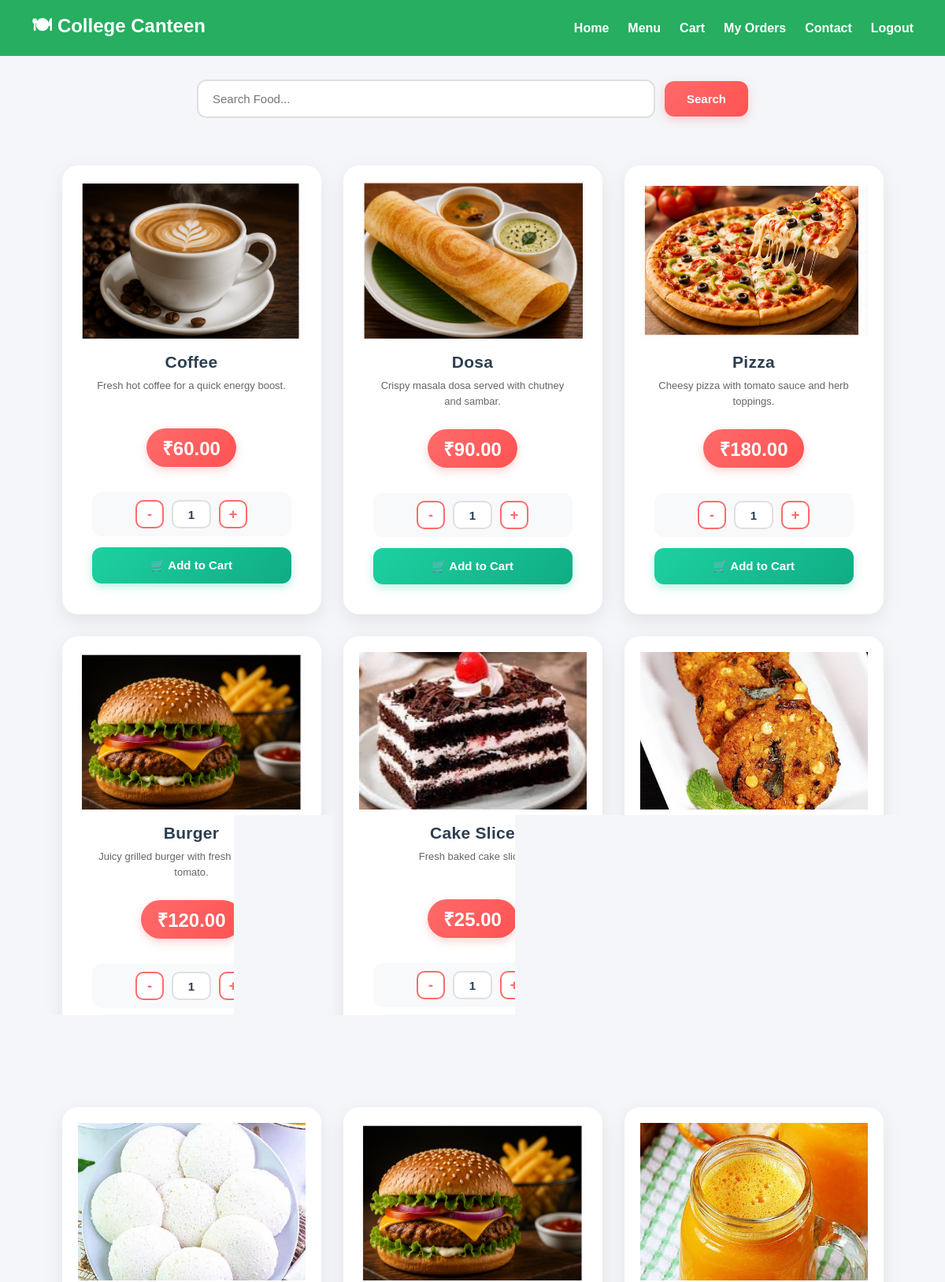
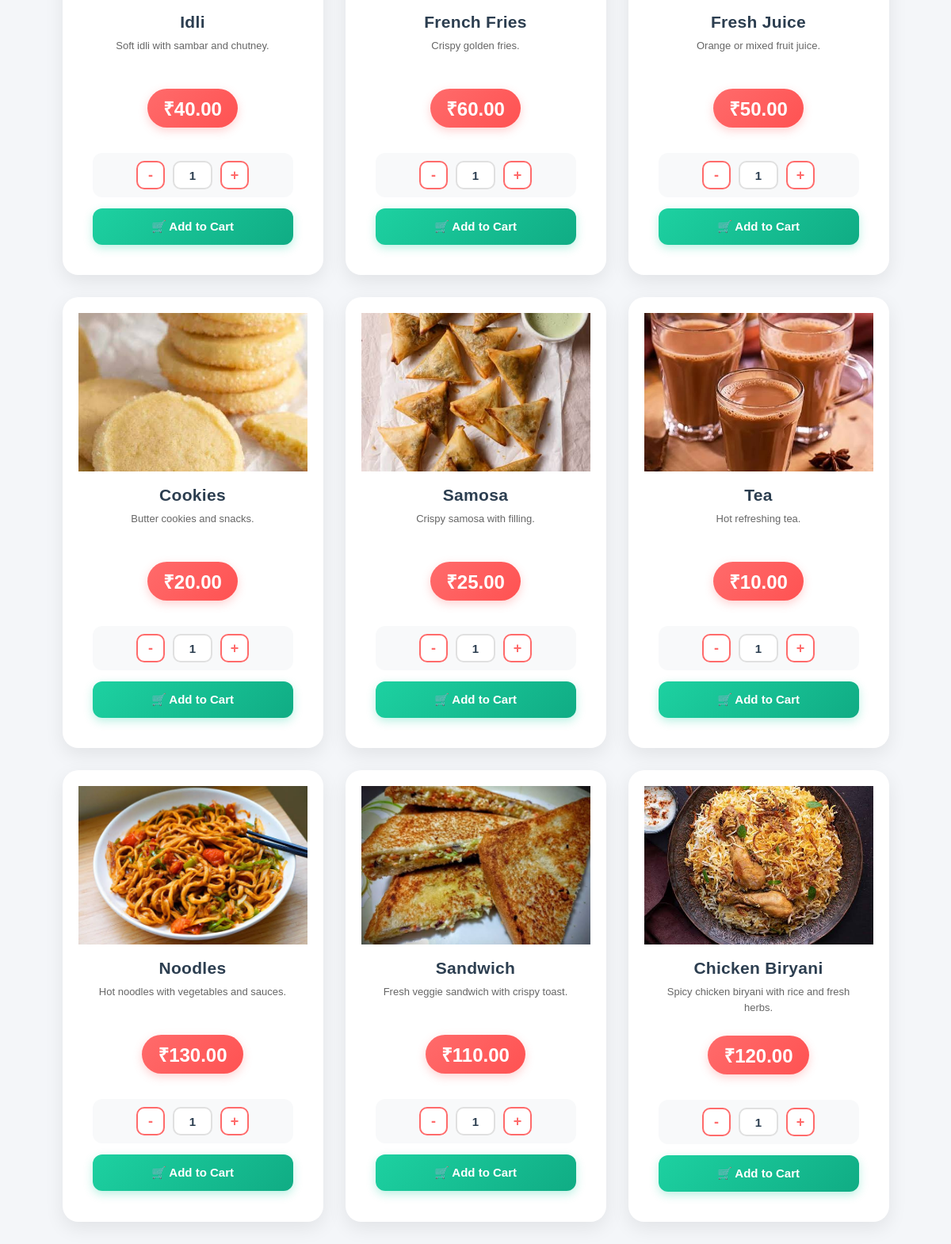
Page /menu.php (signed in) on the committed database (2 pictures, top to bottom).
### tables this page shows
CREATE TABLE `products` (
  `id` int(11) NOT NULL AUTO_INCREMENT,
  `product_name` varchar(200) NOT NULL,
  `name` varchar(200) DEFAULT NULL,
  `category` varchar(100) DEFAULT 'Snacks',
  `category_id` int(11) DEFAULT NULL,
  `price` decimal(10,2) NOT NULL,
  `image` varchar(255) DEFAULT 'Burger.jpg',
  `description` text DEFAULT NULL,
  `status` varchar(50) NOT NULL DEFAULT 'Available',
  `created_at` timestamp NOT NULL DEFAULT current_timestamp(),
  PRIMARY KEY (`id`)
);

### menu.php (the view, shortened to what this page needs)
<?php
include("php/db.php");
$search = "";
if (isset($_GET['search']) && trim($_GET['search']) != "") {
    $search = trim($_GET['search']);
    $keyword = "%" . $search . "%";
    $stmt = @$conn->prepare("SELECT * FROM products WHERE status='Available' AND product_name LIKE ? ORDER BY id DESC");
    if (!$stmt) {
        $stmt = $conn->prepare("SELECT * FROM products WHERE status='Available' AND name LIKE ? ORDER BY id DESC");
    }
    if ($stmt) {
        $stmt->bind_param("s", $keyword);
        $stmt->execute();
        $result = $stmt->get_result();
    } else {
        $result = mysqli_query($conn, "SELECT * FROM products WHERE status='Available' ORDER BY id DESC");
    }
} else {
    $result = mysqli_query($conn, "SELECT * FROM products WHERE status='Available' ORDER BY id DESC");
}
?>
<!DOCTYPE html>
<html>
<head>
<link rel="stylesheet" href="css/style.css">
</head>
<body>
<header>
<h2>🍽 College Canteen</h2>
<div>
<nav>
<a href="index.php">Home</a>
<a href="menu.php">Menu</a>
<a href="cart.php">Cart</a>
<a href="my_orders.php">My Orders</a>
<a href="contact.php">Contact</a>
<a href="logout.php">Logout</a>
</nav>
</div>
</header>
<div class="container">
<div class="search-box">
<form method="GET">
<input type="text" name="search" placeholder="Search Food..." value="<?php echo htmlspecialchars($search); ?>">
<button type="submit">Search</button>
</form>
</div>
<div class="products">
<?php
if(mysqli_num_rows($result)>0){
while($row=mysqli_fetch_assoc($result)){
    $imageName = (!empty($row['image']) && file_exists(__DIR__ . '/uploads/' . $row['image'])) ? $row['image'] : 'Burger.jpg';
    $productTitle = !empty($row['product_name']) ? $row['product_name'] : (!empty($row['name']) ? $row['name'] : 'Food Item');
?>
<div class="card">
<img src="uploads/<?php echo htmlspecialchars($imageName); ?>" alt="<?php echo htmlspecialchars($productTitle); ?>">
<h3><?php echo htmlspecialchars($productTitle); ?></h3>
<p><?php echo htmlspecialchars($row['description']); ?></p>
<div class="price">₹<?php echo number_format($row['price'],2); ?></div>
<form action="cart.php" method="POST">
<div class="qty-box">
<button type="button" class="qty-btn" onclick="changeQty('q<?php echo $row['id'];?>',-1)">-</button>
<input type="text" id="q<?php echo $row['id'];?>" name="quantity" value="1" readonly>
<button type="button" class="qty-btn" onclick="changeQty('q<?php echo $row['id'];?>',1)">+</button>
</div>
<button type="submit" name="add_cart">🛒 Add to Cart</button>
</form>
</div>
<?php }} else { echo "<h2>No Food Items Available.</h2>"; } ?>
</div>
</div>
</body>
</html>

### css/style.css (style rules this page uses)
* { margin: 0; padding: 0; box-sizing: border-box; font-family: Arial, Helvetica, sans-serif; }
html { scroll-behavior: smooth; }
body { background: #f4f6f9; color: #222; min-height: 100vh; }
header { background: #27ae60; color: white; padding: 15px 40px; display: flex; justify-content: space-between; align-items: center; min-height: 66px; position: relative; z-index: 1000; animation: headerSlide 0.7s ease; }
nav { display: flex; align-items: center; gap: 24px; }
nav a { color: white; text-decoration: none; font-weight: bold; transition: 0.3s ease; position: relative; }
nav a::after { content: ""; position: absolute; left: 0; bottom: -6px; width: 0; height: 2px; background: white; transition: width 0.3s ease; }
.container { width: 95%; max-width: 1300px; margin: 30px auto; }
.card { background: white; padding: 20px; text-align: center; border-radius: 10px; box-shadow: 0 4px 12px rgba(0, 0, 0, 0.08); transition: transform 0.35s ease, box-shadow 0.35s ease; animation: cardUp 0.7s ease both; }
.card:nth-child(1) { animation-delay: 0.1s; }
.card:nth-child(2) { animation-delay: 0.2s; }
.card:nth-child(3) { animation-delay: 0.3s; }
.card:nth-child(4) { animation-delay: 0.4s; }
.card:nth-child(5) { animation-delay: 0.5s; }
.card:nth-child(6) { animation-delay: 0.6s; }
.card h3 { margin-bottom: 10px; color: #27ae60; }
.card p { color: #666; }
.search-box { display: flex; justify-content: center; align-items: center; margin: 30px auto 40px; animation: searchDrop 0.7s ease; }
.search-box form { display: flex; justify-content: center; align-items: center; gap: 12px; width: 100%; max-width: 700px; }
.search-box input { flex: 1; min-width: 250px; padding: 14px 18px; border: 2px solid #e0e0e0; border-radius: 12px; outline: none; font-size: 15px; transition: 0.3s ease; background: white; }
.search-box button { padding: 14px 28px; background: linear-gradient(135deg, #ff6b6b, #ff5252); color: white; border: none; border-radius: 12px; cursor: pointer; font-weight: 600; font-size: 15px; transition: 0.3s ease; box-shadow: 0 4px 12px rgba(255, 107, 107, 0.3); }
.products { width: 95%; max-width: 1400px; margin: 0 auto 80px; display: grid; grid-template-columns: repeat(auto-fill, minmax(260px, 1fr)); gap: 28px; padding: 20px; }
.products .card { background: white; border-radius: 20px; overflow: hidden; box-shadow: 0 8px 24px rgba(0, 0, 0, 0.08); text-align: center; transition: all 0.4s cubic-bezier(0.25, 0.46, 0.45, 0.94); position: relative; }
.products .card::before { content: ''; position: absolute; top: 0; left: 0; right: 0; height: 4px; background: linear-gradient(90deg, #ff6b6b, #feca57, #48dbfb, #1dd1a1); opacity: 0; transition: opacity 0.4s ease; }
.products .card img { width: 100%; height: 200px; object-fit: cover; display: block; transition: transform 0.5s cubic-bezier(0.34, 1.56, 0.64, 1); }
.products .card h3 { margin: 18px 18px 8px; color: #2c3e50; font-size: 21px; font-weight: 700; letter-spacing: 0.3px; }
.products .card p { margin: 0 18px 14px; color: #666; font-size: 13px; line-height: 1.5; min-height: 38px; }
.price { display: inline-block; background: linear-gradient(135deg, #ff6b6b, #ff5252); color: white; font-size: 24px; font-weight: 800; padding: 8px 20px; border-radius: 50px; margin: 12px 0 18px; box-shadow: 0 4px 12px rgba(255, 107, 107, 0.3); }
.qty-box { display: flex; justify-content: center; align-items: center; margin: 14px 18px; gap: 10px; background: #f8f9fa; padding: 10px; border-radius: 12px; }
.qty-btn { width: 36px; height: 36px; border: 2px solid #ff6b6b; background: white; color: #ff6b6b; border-radius: 10px; cursor: pointer; font-weight: 700; font-size: 18px; transition: 0.3s ease; }
.qty-box input { width: 50px; height: 36px; text-align: center; border: 2px solid #e0e0e0; border-radius: 10px; background: white; font-weight: 700; color: #2c3e50; font-size: 15px; }
.products form button[type="submit"] { width: calc(100% - 36px); margin: 0 18px 18px; background: linear-gradient(135deg, #1dd1a1, #10ac84); color: white; border: none; padding: 14px; border-radius: 12px; font-weight: 700; cursor: pointer; font-size: 15px; transition: 0.3s ease; box-shadow: 0 4px 12px rgba(29, 209, 161, 0.3); }

### rows in the picture
products: image (picture), product_name "Coffee", description "Fresh hot coffee for a quick energy boost.", price "60.00"
products: image (picture), product_name "Dosa", description "Crispy masala dosa served with chutney and sambar.", price "90.00"
products: image (picture), product_name "Pizza", description "Cheesy pizza with tomato sauce and herb toppings.", price "180.00"
products: image+product_name (picture), product_name "Burger", description "Juicy grilled burger with fresh lettuce and tomato.", price "120.00"
products: image+product_name (picture), product_name "Cake Slice", description "Fresh baked cake slice.", price "25.00"
products: image+product_name (picture)
products: image+product_name (picture), product_name "Idli", description "Soft idli with sambar and chutney.", price "40.00"
products: product_name "French Fries", description "Crispy golden fries.", price "60.00"
products: image+product_name (picture), product_name "Fresh Juice", description "Orange or mixed fruit juice.", price "50.00"
products: image+product_name (picture), product_name "Cookies", description "Butter cookies and snacks.", price "20.00"
products: image+product_name (picture), product_name "Samosa", description "Crispy samosa with filling.", price "25.00"
products: image (picture), product_name "Tea", description "Hot refreshing tea.", price "10.00"
products: image+product_name (picture), product_name "Noodles", description "Hot noodles with vegetables and sauces.", price "130.00"
products: image+product_name (picture), product_name "Sandwich", description "Fresh veggie sandwich with crispy toast.", price "110.00"
products: image+product_name (picture), product_name "Chicken Biryani", description "Spicy chicken biryani with rice and fresh herbs.", price "120.00", quantity "1"
